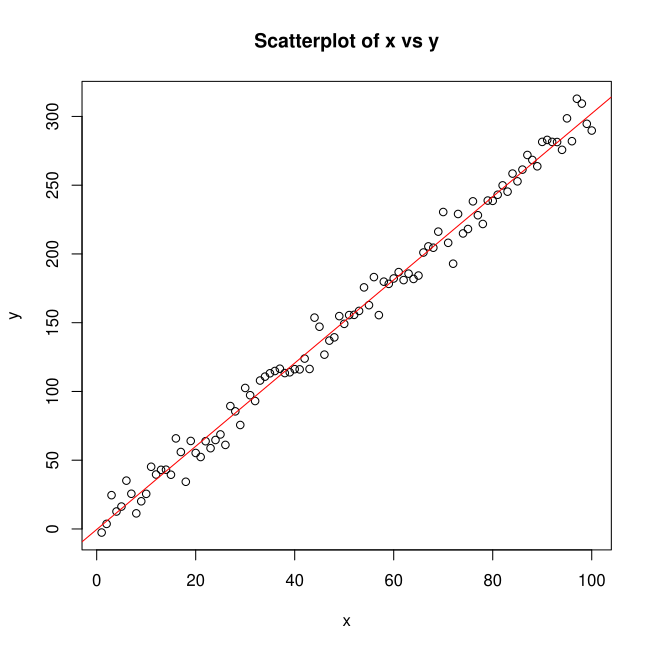

The script that drew this image:
# Generate random data
set.seed(123)  # for reproducibility
x <- 1:100
y <- 3 * x + rnorm(100, mean = 0, sd = 10)  # y = 3*x + noise

# Plot the data
plot(x, y, main = "Scatterplot of x vs y", xlab = "x", ylab = "y")

# Fit linear regression model
model <- lm(y ~ x)

# Print summary of the model
summary(model)

# Plot the regression line
abline(model, col = "red")

# Predict using the model
new_x <- 101:110  # new values of x for prediction
predicted_y <- predict(model, data.frame(x = new_x))

# Print predicted values
print(predicted_y)
